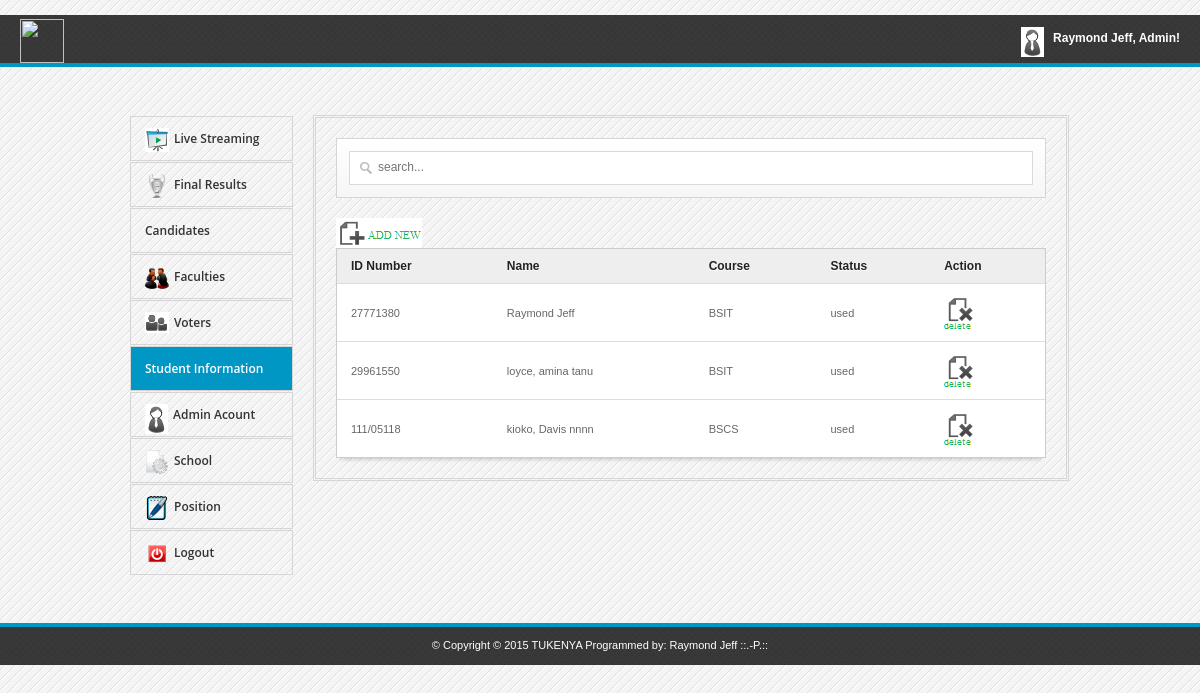
Screenshot of /admin/idnumbers.php with the database file from the repository.
### tables this page shows
CREATE TABLE `list_stu_num` (
  `id` int(11) NOT NULL AUTO_INCREMENT,
  `id_number` varchar(100) NOT NULL,
  `status` varchar(100) NOT NULL,
  `name` varchar(100) NOT NULL,
  `course` varchar(100) NOT NULL,
  PRIMARY KEY (`id`)
);

### admin/idnumbers.php (the view, shortened to what this page needs)
<html>
<head>
<link rel="stylesheet" href="admin.css">
<link href="src/facebox.css" media="screen" rel="stylesheet" type="text/css" />
</head>
<body>
	<div id="top">
		<div class="logo">
			<img src="../psu.png" style="width: 44px;">
		</div>
		<div class="welcome">
			<img alt="" src="img/userpic.png">
			<span>Raymond Jeff, Admin!</span>
		</div>
	</div>
	<div class="container  clearfix">
		<div class="one-third1 column">
			<ul>
				<li><a href="index.php"><img alt="" src="img/home.png"><span>Live Streaming</span></a></li>
				<li><a href="winner.php"><img alt="" src="img/win.png"><span>Final Results</span></a></li>
				<li><a href="candidates.php"><img alt="" src="img/candidates.png"><span>Candidates</span></a></li>
				<li><a href="parties.php"><img alt="" src="img/parties.png"><span>Faculties</span></a></li>
				<li><a href="students.php"><img alt="" src="img/user.png"><span>Voters</span></a></li>
				<li class="active"><a href="idnumbers.php"><img alt="" src="img/numbers.png"><span>Student Information</span></a></li>
				<li><a href="admin.php"><img alt="" src="img/userpic.png"><span>Admin Acount</span></a></li>
				<li><a href="course.php"><img alt="" src="img/page.png"><span>School</span></a></li>
				<li><a href="position.php"><img alt="" src="img/position.png"><span>Position</span></a></li>
                                <li><a href="../adminlogin.php"><img alt="" src="img/logout.png"><span>Logout</span></a></li>
			</ul>
		</div>
		<div class="two-thirds1 column">
			<div class="thewraper">
			<div id="formdesign"><input type="text" name="filter" value="" id="filter" placeholder="search..." autocomplete="off" /></div>
			<a rel="facebox" href="addidnum.php"> <img alt="" src="img/add-item.png"> </a>
			<table id="resultTable" data-responsive="table">
				<thead>
					<tr>
						<th> ID Number </th>
						<th> Name </th>
						<th> Course </th>
						<th> Status </th>
						<th> Action </th>
					</tr>
				</thead>
				<tbody>
					<?php
						include('../connect.php');
						$result = $db->prepare("SELECT * FROM list_stu_num");
						$result->execute();
						for($i=0; $row = $result->fetch(); $i++){
					?>
					<tr class="record">
						<td><?php echo $row['id_number']; ?></td>
						<td><?php echo $row['name']; ?></td>
						<td><?php echo $row['course']; ?></td>
						<td><?php echo $row['status']; ?></td>
						<td><a href="#" id="<?php echo $row['id']; ?>" class="delbutton" title="Click To Delete"><img alt="" src="img/delete-item.png"></a></td>
					</tr>
					<?php
						}
					?>
				</tbody>
			</table>
			</div>
		</div>
	</div>
	<div id="footer">
		<div class="copyrights">&copy;
Copyright © 2015 TUKENYA
     Programmed by: Raymond Jeff ::.-P.::
</div>
	</div>
</body>
</html>

### admin/admin.css (style rules this page uses)
* { -moz-transition: width 1s ease-in-out, left 1.5s ease-in-out; -webkit-transition: width 1s ease-in-out, left 1.5s ease-in-out; -moz-transition: width 1s ease-in-out, left 1.5s ease-in-out; -o-transition: width 1s ease-in-out, left 1.5s ease-in-out; transition: width 1s ease-in-out, left 1.5s ease-in-out; }
body { margin: 0; background:#f4f4f4 url(../automatedvoting/admin/img/bg.gif) repeat top left; color:#333; font-family: Arial,Helvetica,sans-serif; font-size: 12px; }
#top { border-bottom: 4px solid #0097C4; height: 48px; background: url("img/dark.png") repeat scroll 0 0 rgba(0, 0, 0, 0); margin-bottom: 48px; }
#footer { border-top: 4px solid #0097C4; height: 38px; background: url("img/dark.png") repeat scroll 0 0 rgba(0, 0, 0, 0); margin-top: 48px; }
.copyrights { display: block; width: 100%; text-align: center; padding-top: 12px; color: #FFFFFF; font-size: 11px; }
.logo { float: left; width: auto; margin-left: 20px; }
.logo img { width: 53px; margin-top: 4px; }
.welcome { height: 20px; padding: 12px 14px; float: right; margin-right: 20px; padding-right: 0px; }
.welcome img { float: left; }
.welcome > span { color: #FFFFFF; display: block; font-size: 12px; font-weight: bold; margin-left: 32px; white-space: nowrap; line-height: 20px; margin-top: 1px; }
.one-third1 ul { height: auto; margin: 0; padding: 0; list-style: none outside none; }
.one-third1 ul li { margin-top: 1px; position: relative; line-height: 20px; }
.active { background: none repeat scroll 0 0 #0097C4; }
.active a { color: #ffffff !important; }
.one-third1 ul li a { border: 1px solid #D5D5D5; color: #333333; display: block; font-family: 'Open Sans',sans-serif; font-size: 12px; font-weight: 600; padding: 11px 14px; text-decoration: none; }
.one-third1 ul li a img { float: left; margin-right: 5px; }
.one-third1 ul li a span { display: block; white-space: nowrap; margin-top: 1px; }
#formdesign { background: linear-gradient(to bottom, #FFFFFF 0%, #F6F6F6 100%) repeat scroll 0 0 rgba(0, 0, 0, 0); border: 1px solid #D5D5D5; padding: 12px; position: relative; margin: 20px 0; }
#filter { -moz-box-sizing: border-box; background: url("img/big_search.png") no-repeat scroll 10px 10px #FFFFFF; box-shadow: none; display: block; font-size: 12px; height: 34px; margin: 0; padding: 9px 140px 9px 28px; width: 100%; border: 1px solid #DADADA; transition: border 0.2s linear 0s, box-shadow 0.2s linear 0s; padding-top: 6px; }
table { border-collapse: separate; background-color: #FFFFFF; border-spacing: 0; max-width: 100%; }
#resultTable { color: #666666; text-shadow: 0 1px 0 #FFFFFF; width: 100%; border: 1px solid #CCCCCC; box-shadow: 0 5px 5px -5px rgba(0, 0, 0, 0.3); }
#resultTable thead tr th { background: none repeat scroll 0 0 #EEEEEE; color: #222222; padding: 10px 14px; text-align: left; border-top: 0 none; font-size: 12px; }
#resultTable tbody tr td { background-color: #FFFFFF; font-size: 11px; text-align: left; padding: 10px 14px; border-top: 1px solid #DDDDDD; }
.container .column, .container .columns { float: left; display: inline; margin-left: 10px; margin-right: 10px; }
.container { position: relative; width: 960px; margin: 0 auto; padding: 0; }
.container .one-third1.column { width: 163px; }
.container .two-thirds1.column { width: 750px; border: double #D5D5D5; padding-bottom: 20px; }
.thewraper { margin: 0 20px; }
input { border: 1px solid #000000; width: 270px; padding: 5px; margin-bottom: 10px; }
.container:after { content: "\0020"; display: block; height: 0; clear: both; visibility: hidden; }
.clearfix:before, .clearfix:after, .row:before, .row:after { content: '\0020'; display: block; overflow: hidden; visibility: hidden; width: 0; height: 0; }
.row:after, .clearfix:after { clear: both; }
.row, .clearfix { zoom: 1; }

### rows the page displays
list_stu_num: id_number "27771380", name "Raymond Jeff", course "BSIT", status "used"
list_stu_num: id_number "29961550", name "loyce, amina tanu", course "BSIT", status "used"
list_stu_num: id_number "111/05118", name "kioko, Davis nnnn", course "BSCS", status "used"
